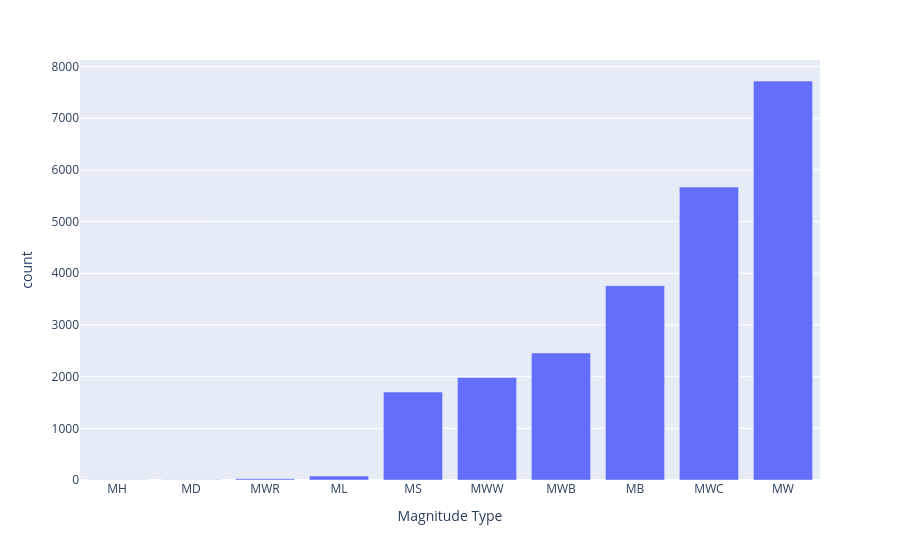

The notebook cell this image was saved under:
### Markdown cell above
## Focusing on earthquakes

8. Use plotly express to display the proportions of each type of events in the dataset

### Code cell
df_magnitude_type = df["Magnitude Type"].value_counts().sort_values().reset_index()
df_magnitude_type

fig = px.bar(df_magnitude_type, x="Magnitude Type", y="count")
fig.show()

### Figure 1 — Plotly figure (JSON) as saved in the notebook; plotly's stock layout.template omitted (floating-point values rounded to 4 significant figures)
{"data": [{"alignmentgroup": "True", "hovertemplate": "Magnitude Type=%{x}<br>count=%{y}<extra></extra>", "legendgroup": "", "marker": {"color": "#636efa", "pattern": {"shape": ""}}, "name": "", "offsetgroup": "", "orientation": "v", "showlegend": false, "textposition": "auto", "type": "bar", "x": ["MH", "MD", "MWR", "ML", "MS", "MWW", "MWB", "MB", "MWC", "MW"], "xaxis": "x", "y": [5, 6, 26, 77, 1702, 1983, 2458, 3760, 5668, 7721], "yaxis": "y"}], "layout": {"barmode": "relative", "legend": {"tracegroupgap": 0}, "margin": {"t": 60}, "xaxis": {"anchor": "y", "domain": [0, 1], "title": {"text": "Magnitude Type"}}, "yaxis": {"anchor": "x", "domain": [0, 1], "title": {"text": "count"}}}}
